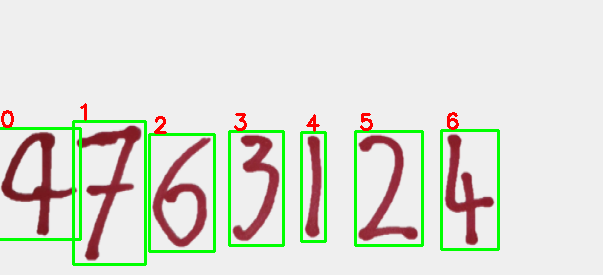
#> input picture src/GUI/outputs/preview_labeled.png, 603 x 275 px
$ python segment.py ../GUI/outputs/preview_labeled.png
#> lines starting #> are read from the running program, lines starting #| are printed output that depends on the picture; after the words box and inside, x2 and y2 are one past the last pixel; in counts of white or black regions, pixels touching at a corner belong together
### src/preprocessing/preprocessing.py
import cv2
import numpy as np
from PIL import Image
import torch
from torchvision import transforms

"""
Preprocessing utilities for segmentation and model input preparation.

Functions:
 - read_image(path, color=True)
 - to_grayscale(img)
 - denoise(img, method='gaussian')
 - otsu_binarize(img)
 - ensure_white_on_black(img)  # digits white on black bg
 - deskew(img)
 - resize_and_center(img, size=(28,28))
 - prepare_for_fnn(img)  -> numpy float32 shape (1, 784) scaled & normalized (MNIST stats)
 - prepare_for_cnn(img)  -> torch tensor shape (1,1,28,28) normalized (MNIST stats)
 - prepare_for_seq(img)  -> numpy float32 shape (1,28,28) normalized similar to Colab
"""


MNIST_MEAN = 0.1307
MNIST_STD = 0.3081

# [6 lines left out: function read_image, not called in this run]

def to_grayscale(img: np.ndarray):
    if len(img.shape) == 3:
        return cv2.cvtColor(img, cv2.COLOR_BGR2GRAY)
    return img.copy()

# [35 lines left out: functions denoise, otsu_binarize, enhance_for_models, not called in this run]


def ensure_white_on_black(img: np.ndarray):
    """
    More robust polarity fixer:
    - compute Otsu binarization (both normal and inverted)
    - choose the version whose foreground area is smaller (digits are small)
    - return a uint8 image with digits white (255) on black (0)
    """
    gray = to_grayscale(img)
    if gray.dtype != np.uint8:
        gray8 = (np.clip(gray,0,1)*255).astype('uint8')
    else:
        gray8 = gray.copy()

    # normal Otsu (digits dark -> foreground is dark pixels)
    _, th_normal = cv2.threshold(gray8, 0, 255, cv2.THRESH_BINARY + cv2.THRESH_OTSU)
    # inverted Otsu (digits white -> foreground is white pixels)
    _, th_inv = cv2.threshold(gray8, 0, 255, cv2.THRESH_BINARY_INV + cv2.THRESH_OTSU)

    # compute foreground areas (count nonzero)
    area_normal = int(np.count_nonzero(th_normal))
    area_inv = int(np.count_nonzero(th_inv))

    # pick the binarization where the foreground area is smaller (digits are small)
    # If area_inv is smaller, we want th_inv (digits white-on-black). Otherwise invert th_normal.
    if area_inv <= area_normal:
        chosen = th_inv
    else:
        # invert th_normal so digits become white
        chosen = 255 - th_normal

    # optional small opening to remove noise
    kernel = cv2.getStructuringElement(cv2.MORPH_RECT, (3,3))
    chosen_clean = cv2.morphologyEx(chosen, cv2.MORPH_OPEN, kernel, iterations=1)
    return chosen_clean


def deskew(img: np.ndarray):
    """
    Deskew a grayscale image using image moments.
    Input and output are uint8 grayscale images.
    """
    gray = img if img.dtype == np.uint8 else (img*255).astype('uint8')
    m = cv2.moments(gray)
    if abs(m["mu02"]) < 1e-2:
        return gray
    skew = m["mu11"] / m["mu02"]
    h, w = gray.shape[:2]
    M = np.float32([[1, skew, -0.5*w*skew],[0,1,0]])
    return cv2.warpAffine(gray, M, (w, h), flags=cv2.INTER_LINEAR, borderMode=cv2.BORDER_REPLICATE)

def resize_and_center(img, size=(28,28), pad=4):
    """
    Resize keeping aspect ratio and center into target size.
    img: grayscale numpy array (H,W) with foreground white on black.
    """
    h,w = img.shape[:2]
    # find bbox of nonzero to crop tightly
    ys, xs = np.where(img > 0)
    if len(xs) == 0:
        return cv2.resize(img, size, interpolation=cv2.INTER_AREA)
    x0, x1 = xs.min(), xs.max()
    y0, y1 = ys.min(), ys.max()
    crop = img[y0:y1+1, x0:x1+1]
    # compute new size that fits within size - pad
    target_w, target_h = size
    max_w = target_w - pad*2
    max_h = target_h - pad*2
    ch, cw = crop.shape[:2]
    scale = min(max_w/cw, max_h/ch)
    new_w = max(1, int(cw*scale))
    new_h = max(1, int(ch*scale))
    resized = cv2.resize(crop, (new_w, new_h), interpolation=cv2.INTER_AREA)
    # place into black canvas
    canvas = np.zeros(size, dtype=np.uint8)
    x_off = (target_w - new_w) // 2
    y_off = (target_h - new_h) // 2
    canvas[y_off:y_off+new_h, x_off:x_off+new_w] = resized
    return canvas

# [49 lines left out: functions prepare_for_fnn, prepare_for_cnn, prepare_for_seq, not called in this run]

### src/segmentation/segment.py
import os
from typing import List, Tuple, Optional
import cv2
import numpy as np

# preprocessing helpers from your new module
from src.preprocessing.preprocessing import (
    to_grayscale,
    denoise,
    otsu_binarize,
    ensure_white_on_black,
    deskew,
    resize_and_center,
)

"""
Segmentation module (consolidates binarising.py, boxes.py, crop_digit.py, preview.py)

Functions:
 - segment_image(...) -> segments digits, saves crops, returns boxes, crops, overlay_img
 - save_overlay(...) -> writes overlay image
 - save_crops(...) -> writes cropped digit images as segmented_00.png, ...
 - build_labeled_preview(...) -> overlay image with labels (same as preview_labeled.png)

CLI:
    python -m src.segmentation.segment path/to/image.png
"""


# canonical locations (relative to project root)
DEFAULT_OUT_DIR = "outputs"
DEFAULT_BIN_DIR = "binarized"

def _binarize_image(img_gray: np.ndarray, save_dir: Optional[str] = None) -> Tuple[np.ndarray, np.ndarray]:
    """
    Return (binary_inv, cleaned) both uint8 images
    - binary_inv is Otsu thresholded and inverted so digits are white (255) on black (0)
    - cleaned applies a small morphological open to remove speckle
    """
    blur = cv2.GaussianBlur(img_gray, (5,5), 0)
    _, th_inv = cv2.threshold(blur, 0, 255, cv2.THRESH_BINARY_INV + cv2.THRESH_OTSU)
    kernel = cv2.getStructuringElement(cv2.MORPH_RECT, (3,3))
    cleaned = cv2.morphologyEx(th_inv, cv2.MORPH_OPEN, kernel, iterations=1)

    if save_dir:
        os.makedirs(save_dir, exist_ok=True)
        cv2.imwrite(os.path.join(save_dir, "binarized.png"), th_inv)
        cv2.imwrite(os.path.join(save_dir, "binarized_clean.png"), cleaned)
    return th_inv, cleaned

def find_digit_contours_from_binary(binary_img: np.ndarray, min_area: int = 50) -> List[Tuple[int,int,int,int]]:
    """
    Given a binary image (white foreground on black background), return bounding boxes
    sorted left-to-right. Filters small components using min_area.
    """
    # ensure binary_img is uint8
    binu = binary_img.copy()
    if binu.dtype != np.uint8:
        binu = (np.clip(binu,0,1)*255).astype('uint8')

    contours, _ = cv2.findContours(binu, cv2.RETR_EXTERNAL, cv2.CHAIN_APPROX_SIMPLE)
    boxes = []
    H, W = binu.shape[:2]
    for cnt in contours:
        x,y,w,h = cv2.boundingRect(cnt)
        if w*h < min_area:
            continue
        # optional: ignore full-image boxes
        if w >= 0.9 * W and h >= 0.9 * H:
            continue
        boxes.append((x,y,w,h))
    boxes = sorted(boxes, key=lambda b: b[0])  # left -> right
    return boxes

def crop_from_boxes(gray_image: np.ndarray, boxes: List[Tuple[int,int,int,int]], pad: int = 4) -> List[np.ndarray]:
    """
    Crop grayscale image using boxes, add padding, clamp to image bounds.
    Returns list of uint8 crops.
    """
    H, W = gray_image.shape[:2]
    crops = []
    for (x,y,w,h) in boxes:
        x0 = max(0, x - pad)
        y0 = max(0, y - pad)
        x1 = min(W, x + w + pad)
        y1 = min(H, y + h + pad)
        crop = gray_image[y0:y1, x0:x1]
        crops.append(crop)
    return crops

def save_crops(crops: List[np.ndarray], out_dir: str = DEFAULT_OUT_DIR, prefix: str = "segmented"):
    os.makedirs(out_dir, exist_ok=True)
    saved = []
    for i, crop in enumerate(crops):
        fname = f"{prefix}_{i:02d}.png"
        path = os.path.join(out_dir, fname)
        cv2.imwrite(path, crop)
        saved.append(path)
    return saved

def build_overlay_image(color_image: np.ndarray, boxes: List[Tuple[int,int,int,int]], labels: Optional[List[str]] = None, pad: int = 0):
    """
    Draw boxes (and optional labels) on a color image (BGR) and return the annotated image.
    """
    vis = color_image.copy()
    if len(vis.shape) == 2:
        vis = cv2.cvtColor(vis, cv2.COLOR_GRAY2BGR)
    for i, (x,y,w,h) in enumerate(boxes):
        cv2.rectangle(vis, (x-pad, y-pad), (x+w+pad, y+h+pad), (0,255,0), 2)
        if labels is not None:
            lab = str(labels[i]) if i < len(labels) else str(i)
            cv2.putText(vis, lab, (x, max(12, y-6)), cv2.FONT_HERSHEY_SIMPLEX, 0.7, (0,0,255), 2)
    return vis

def segment_image(
        image_path: str,
        out_dir: str = DEFAULT_OUT_DIR,
        bin_dir: str = DEFAULT_BIN_DIR,
        pad: int = 4,
        min_area: int = 50,
        save_crops_flag: bool = True,
        return_overlay: bool = True,
):
    """
    Full segmentation pipeline:
      1) read grayscale image
      2) binarize (Otsu + clean)
      3) find contours -> bounding boxes
      4) crop boxes from the original grayscale
      5) deskew/center/resize each crop to 28x28 for later processing (but save original crop too)
      6) save segmented_XX.png files in out_dir and binarized files in bin_dir
      7) return dict with boxes, crops (both original and centered 28x28), overlay image
    """
    if not os.path.exists(image_path):
        raise FileNotFoundError(image_path)
    os.makedirs(out_dir, exist_ok=True)
    os.makedirs(bin_dir, exist_ok=True)

    # Read grayscale original
    gray = cv2.imread(image_path, cv2.IMREAD_GRAYSCALE)
    if gray is None:
        raise FileNotFoundError(f"Could not read image as grayscale: {image_path}")

    # 1) Binarize and save
    th_inv, cleaned = _binarize_image(gray, save_dir=bin_dir)

    # 2) Find boxes (use cleaned binary)
    boxes = find_digit_contours_from_binary(cleaned, min_area=min_area)

    # 3) Crop from original grayscale (better than binary for preserving stroke gradation)
    crops = crop_from_boxes(gray, boxes, pad=pad)

    # 4) Create centered 28x28 versions using preprocessing helpers
    centered_crops = []
    for crop in crops:
        # ensure foreground polarity is digits white-on-black for centering
        bin_crop = ensure_white_on_black(crop)
        desk = deskew(bin_crop)
        centered28 = resize_and_center(desk, size=(28,28), pad=4)
        centered_crops.append(centered28)

    # 5) Save crops (original grayscale crops) as segmented_XX.png if requested
    saved_paths = []
    if save_crops_flag:
        saved_paths = save_crops(crops, out_dir=out_dir, prefix="segmented")

    # 6) Build overlay (labels left blank)
    color_src = cv2.imread(image_path, cv2.IMREAD_COLOR)
    if color_src is None:
        color_src = cv2.cvtColor(gray, cv2.COLOR_GRAY2BGR)
    overlay = build_overlay_image(color_src, boxes, labels=None, pad=pad)

    result = {
        "image_path": image_path,
        "boxes": boxes,
        "crops": crops,                      # list of original grayscale crops (uint8)
        "centered_crops": centered_crops,    # list of 28x28 uint8 ready for model preprocessing
        "saved_paths": saved_paths,
        "overlay": overlay,
        "binary": cleaned
    }
    # optionally save overlay preview image
    preview_path = os.path.join(out_dir, "preview_labeled.png")
    cv2.imwrite(preview_path, build_overlay_image(color_src, boxes, labels=[str(i) for i in range(len(boxes))], pad=pad))
    return result

# ---- CLI / simple test ----
def _cli():
    import argparse
    parser = argparse.ArgumentParser(description="Segment digits from an input image.")
    parser.add_argument("image", help="input image path (grayscale or color)")
    parser.add_argument("--out", default=DEFAULT_OUT_DIR, help="output directory for crops/preview")
    parser.add_argument("--bin", default=DEFAULT_BIN_DIR, help="binarized outputs directory")
    parser.add_argument("--pad", type=int, default=4, help="padding around boxes when cropping")
    parser.add_argument("--min-area", type=int, default=50, help="minimum bbox area to keep")
    args = parser.parse_args()

    res = segment_image(args.image, out_dir=args.out, bin_dir=args.bin, pad=args.pad, min_area=args.min_area)
#> in _binarize_image, `_, th_inv = cv2.threshold(blur, 0, 255, cv2.THRESH_BINARY_INV + cv2.TH..`:
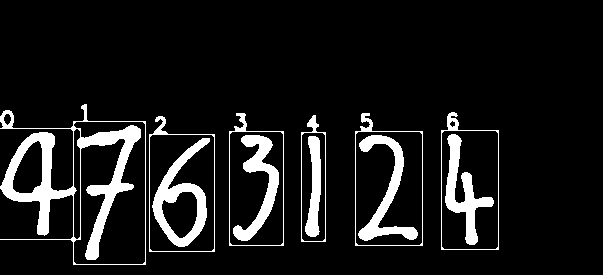
#> th_inv: shape (275, 603); 9.8% white; 11 white regions, largest, box (x1, y1, x2, y2) and area: (0, 104, 146, 265) 5540, (152, 138, 210, 247) 2069, (358, 135, 418, 241) 1756
#> in _binarize_image, `cleaned = cv2.morphologyEx(th_inv, cv2.MORPH_OPEN, kernel, iterations=1)`: cleaned: shape (275, 603); 8.3% white; 16 white regions
#> in find_digit_contours_from_binary, `contours, _ = cv2.findContours(binu, cv2.RETR_EXTERNAL, cv2.CHAIN_APPR..`: contours = 16 contours, 2 with area under 20; largest, box (x1, y1, x2, y2) and area: (0, 132, 76, 235) 3203, (152, 138, 210, 247) 3047, (77, 125, 141, 260) 2088, (358, 135, 418, 241) 1578, (445, 134, 494, 245) 1562
#> the loop in find_digit_contours_from_binary, `for cnt in contours:` made 16 passes
#> (x, y, w, h) on passes 1 to 12: (71, 237, 5, 5), (152, 138, 58, 109), (305, 136, 16, 101), (358, 135, 60, 106), (233, 135, 46, 106), (445, 134, 49, 111), (0, 132, 76, 103), (71, 126, 5, 5), (77, 125, 64, 135), (154, 116, 13, 19), (307, 115, 12, 18), (361, 113, 12, 19)
#> after the loop in find_digit_contours_from_binary, `for cnt in contours:`: boxes = 14 items, first 6: (152, 138, 58, 109), (305, 136, 16, 101), (358, 135, 60, 106), (233, 135, 46, 106), (445, 134, 49, 111), (0, 132, 76, 103)
#> in find_digit_contours_from_binary, `boxes = sorted(boxes, key=lambda b: b[0])`: boxes = 14 items, first 6: (0, 132, 76, 103), (0, 110, 14, 19), (77, 125, 64, 135), (81, 104, 6, 18), (152, 138, 58, 109), (154, 116, 13, 19)
#> the loop in crop_from_boxes, `for (x,y,w,h) in boxes:` made 14 passes
#> (x, y, w, h, x0, y0, x1, y1) on passes 1 to 12: (0, 132, 76, 103, 0, 128, 80, 239), (0, 110, 14, 19, 0, 106, 18, 133), (77, 125, 64, 135, 73, 121, 145, 264), (81, 104, 6, 18, 77, 100, 91, 126), (152, 138, 58, 109, 148, 134, 214, 251), (154, 116, 13, 19, 150, 112, 171, 139), (233, 135, 46, 106, 229, 131, 283, 245), (235, 113, 12, 19, 231, 109, 251, 136), (305, 136, 16, 101, 301, 132, 325, 241), (307, 115, 12, 18, 303, 111, 323, 137), (358, 135, 60, 106, 354, 131, 422, 245), (361, 113, 12, 19, 357, 109, 377, 136)
#> pass 1, in crop_from_boxes, `crop = gray_image[y0:y1, x0:x1]`:
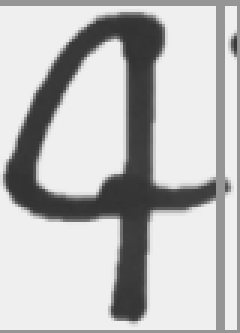
#> crop: shape (111, 80) (shown 3 times larger); min 50, max 239, mean 188.9
#> after the loop in crop_from_boxes, `for (x,y,w,h) in boxes:`: crops = 14 items
#> the loop in segment_image, `for crop in crops:` made 14 passes
#> (area_normal in ensure_white_on_black, area_inv in ensure_white_on_black, skew in deskew, M in deskew, x1 in resize_and_center, y0 in resize_and_center) on passes 1 to 9: (6019, 2861, 0.047, [[1, 0.047, -1.88], [0, 1, 0]], 79, 0), (315, 171, 0.0823, [[1, 0.0823, -0.74], [0, 1, 0]], 17, 4), (7094, 3202, -0.179, [[1, -0.179, 6.46], [0, 1, 0]], 71, 0), (263, 101, -0.0839, [[1, -0.0839, 0.587], [0, 1, 0]], 13, 4), (5058, 2664, -0.0423, [[1, -0.0423, 1.4], [0, 1, 0]], 65, 0), (392, 175, -0.0347, [[1, -0.0347, 0.364], [0, 1, 0]], 20, 4), (4016, 2140, -0.0681, [[1, -0.0681, 1.84], [0, 1, 0]], 53, 0), (368, 172, -0.012, [[1, -0.012, 0.12], [0, 1, 0]], 19, 4), (1227, 1389, -0.0224, [[1, -0.0224, 0.268], [0, 1, 0]], 23, 0)
#> pass 1, in ensure_white_on_black, `_, th_normal = cv2.threshold(gray8, 0, 255, cv2.THRESH_BINARY + cv2.TH..`:
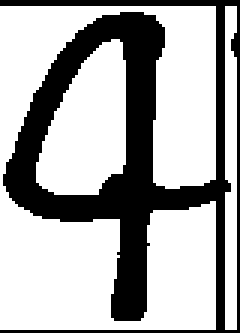
#> th_normal: shape (111, 80) (shown 3 times larger); 67.8% white; 1 black region, box (x1, y1, x2, y2) and area: (0, 0, 80, 111) 2861
#> pass 1, in ensure_white_on_black, `chosen_clean = cv2.morphologyEx(chosen, cv2.MORPH_OPEN, kernel, iterat..`:
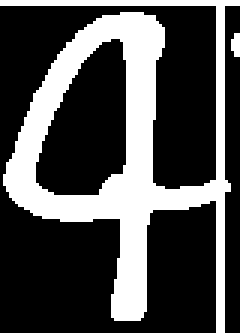
#> chosen_clean: shape (111, 80) (shown 3 times larger); 30.2% white; 2 white regions, box (x1, y1, x2, y2) and area: (0, 0, 80, 111) 2662, (77, 11, 80, 19) 20
#> after the loop in segment_image, `for crop in crops:`: bin_crop: shape (27, 20); 33.1% white; 1 white region, box (x1, y1, x2, y2) and area: (0, 4, 20, 24) 179
#> after the loop in segment_image, `for crop in crops:`:
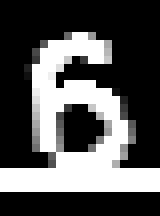
#> desk: shape (27, 20) (shown 8 times larger); min 0, max 255, mean 84.5
#> the loop in save_crops, `for i, crop in enumerate(crops):` made 14 passes
#> fname on passes 1 to 12: 'segmented_00.png', 'segmented_01.png', 'segmented_02.png', 'segmented_03.png', 'segmented_04.png', 'segmented_05.png', 'segmented_06.png', 'segmented_07.png', 'segmented_08.png', 'segmented_09.png', 'segmented_10.png', 'segmented_11.png'
#> after the loop in save_crops, `for i, crop in enumerate(crops):`: saved = 14 items, first 6: 'outputs/segmented_00.png', 'outputs/segmented_01.png', 'outputs/segmented_02.png', 'outputs/segmented_03.png', 'outputs/segmented_04.png', 'outputs/segmented_05.png'
#> in segment_image, `saved_paths = save_crops(crops, out_dir=out_dir, prefix="segmented")`: saved_paths has the same summary as saved in save_crops
#> in segment_image, color_src is the input picture: shape (275, 603, 3); mean B, G, R 214.1, 224.1, 221.6
#> the loop in build_overlay_image, `for i, (x,y,w,h) in enumerate(boxes):` made 14 passes
#> after the loop in build_overlay_image, `for i, (x,y,w,h) in enumerate(boxes):`:
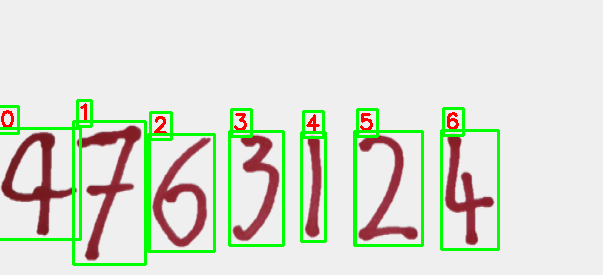
#> vis: shape (275, 603, 3); 1.17% of pixels changed, all inside (x1, y1, x2, y2) = (0, 99, 465, 253)
#> call 2 of build_overlay_image, with pad = 4
#> the loop in build_overlay_image (call 2), `for i, (x,y,w,h) in enumerate(boxes):` made 14 passes
#> (x, y, w, h, lab) on passes 1 to 12: (0, 132, 76, 103, '0'), (0, 110, 14, 19, '1'), (77, 125, 64, 135, '2'), (81, 104, 6, 18, '3'), (152, 138, 58, 109, '4'), (154, 116, 13, 19, '5'), (233, 135, 46, 106, '6'), (235, 113, 12, 19, '7'), (305, 136, 16, 101, '8'), (307, 115, 12, 18, '9'), (358, 135, 60, 106, '10'), (361, 113, 12, 19, '11')
#> after the loop in build_overlay_image (call 2), `for i, (x,y,w,h) in enumerate(boxes):`:
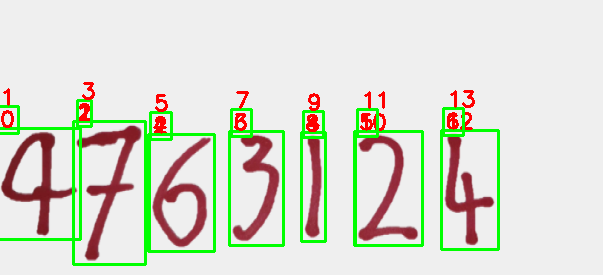
#> vis: shape (275, 603, 3); 1.93% of pixels changed, all inside (x1, y1, x2, y2) = (0, 82, 475, 253)
#> res = 7 items
    print(f"[Segment] Found {len(res['boxes'])} boxes. Saved {len(res['saved_paths'])} crops to {args.out}")
#| [Segment] Found 14 boxes. Saved 14 crops to outputs
    print("Preview written to:", os.path.join(args.out, "preview_labeled.png"))

if __name__ == "__main__":
    _cli()
